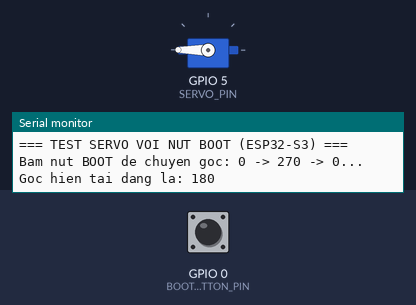
Recording of a sketch running on a simulated ESP32-S3. Parts: servo, the last lines printed to the serial monitor. Inputs (shaded band) come from the test bench; at power-on: GPIO 0 (BOOT_BUTTON_PIN) HIGH.

Above: at 1.2 s.
1.3 s: GPIO 0 (BOOT_BUTTON_PIN) pulled LOW for 0.15 s
At 2.0 s:
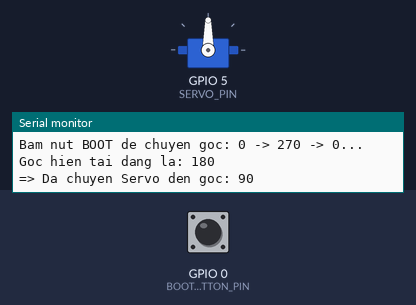
2.9 s: GPIO 0 (BOOT_BUTTON_PIN) pulled LOW for 1 s
At 4.4 s:
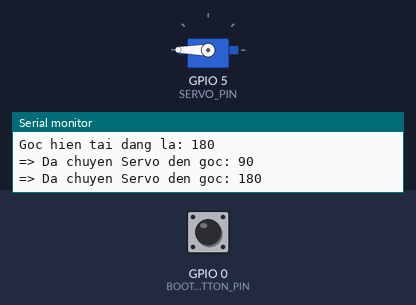
5.4 s: GPIO 0 (BOOT_BUTTON_PIN) pulled LOW for 3.2 s
At 6.3 s:
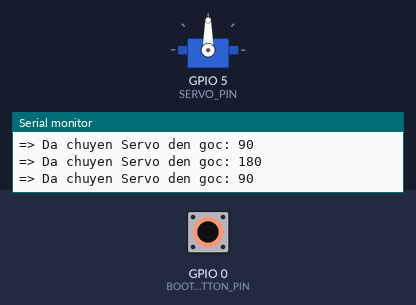
Timing chart, 0 to 8.4 s (numbered marks = the images above; inputs shaded):
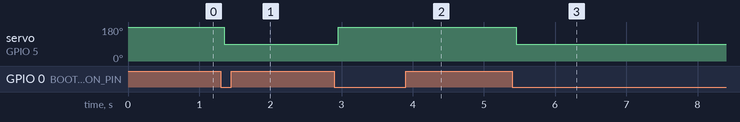

Measured:
- after the input at 1.3 s, servo on GPIO 5 (SERVO_PIN): 180° → 90° after 0.05 s
- after the input at 2.9 s, servo on GPIO 5 (SERVO_PIN): 90° → 180° after 0.05 s
- after the input at 5.4 s, servo on GPIO 5 (SERVO_PIN): 180° → 90° after 0.05 s

The sketch:

test_servo.ino
```cpp
#include <ESP32Servo.h>

#define SERVO_PIN 5
#define BOOT_BUTTON_PIN 0

Servo gateServo;

// Danh sách các góc xoay theo yêu cầu: 0 -> 270 -> 0
int angles[] = {180, 90};
int currentAngleIndex = 0;

void setup() {
  Serial.begin(115200);
  pinMode(BOOT_BUTTON_PIN, INPUT_PULLUP);

  // Khởi tạo PWM Timer cho ESP32-S3 (bắt buộc đối với thư viện ESP32Servo)
  ESP32PWM::allocateTimer(0);
  ESP32PWM::allocateTimer(1);
  ESP32PWM::allocateTimer(2);
  ESP32PWM::allocateTimer(3);

  gateServo.setPeriodHertz(50); // Servo tiêu chuẩn 50Hz
  gateServo.attach(SERVO_PIN, 500,
                   2400); // Gắn Servo vào chân số 2 với xung 500-2400us

  // Đưa servo về góc 0 mặc định ban đầu
  gateServo.write(angles[currentAngleIndex]);

  Serial.println("=== TEST SERVO VOI NUT BOOT (ESP32-S3) ===");
  Serial.println("Bam nut BOOT de chuyen goc: 0 -> 270 -> 0...");
  Serial.print("Goc hien tai dang la: ");
  Serial.println(angles[currentAngleIndex]);
}

void loop() {
  // Nút BOOT khi bấm sẽ ở mức LOW
  if (digitalRead(BOOT_BUTTON_PIN) == LOW) {
    // Chờ 50ms chống dội nút (debounce)
    delay(50);

    // Chắc chắn là nút vẫn đang được bấm
    if (digitalRead(BOOT_BUTTON_PIN) == LOW) {

      // Chuyển sang góc tiếp theo trong mảng
      currentAngleIndex++;
      if (currentAngleIndex > 1) {
        currentAngleIndex = 0; // Quay vòng lại 0 nếu đã qua 270
      }

      int targetAngle = angles[currentAngleIndex];
      gateServo.write(targetAngle); // Ra lệnh quay Servo

      Serial.print("=> Da chuyen Servo den goc: ");
      Serial.println(targetAngle);

      // Chờ cho đến khi người dùng nhả nút BOOT ra thì mới tiếp tục
      while (digitalRead(BOOT_BUTTON_PIN) == LOW) {
        delay(10);
      }
    }
  }
}
```
